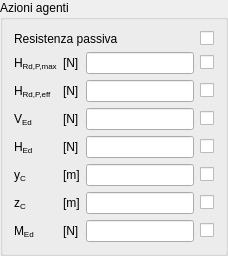
       <widget class="QGroupBox" name="QLimActionsGBox">
        <property name="title">
         <string>Azioni agenti</string>
        </property>
        <layout class="QGridLayout" name="gridLayout_3">
         <item row="2" column="3">
          <widget class="QLineEditValue" name="QLimHRdPMaxLEdit"/>
         </item>
         <item row="2" column="1">
          <widget class="QLabelRichName" name="QLimHRdPMaxLabel">
           <property name="text">
            <string>&lt;html&gt;&lt;/head&gt;
&lt;body&gt;
H&lt;span style=&quot; vertical-align:sub;&quot;&gt;Rd,P,max&lt;/span&gt;&lt;/body&gt;&lt;/html&gt;</string>
           </property>
          </widget>
         </item>
         <item row="7" column="1">
          <widget class="QLabelRichName" name="QLimMEdZCLabel">
           <property name="text">
            <string>&lt;html&gt;&lt;/head&gt;
&lt;body&gt;
z&lt;span style=&quot; vertical-align:sub;&quot;&gt;C&lt;/span&gt;
&lt;/body&gt;&lt;/html&gt;</string>
           </property>
          </widget>
         </item>
         <item row="7" column="4">
          <widget class="QCheckBoxReadOnly" name="QLimMEdZCCheckBox">
           <property name="sizePolicy">
            <sizepolicy hsizetype="Fixed" vsizetype="Fixed">
             <horstretch>0</horstretch>
             <verstretch>0</verstretch>
            </sizepolicy>
           </property>
           <property name="text">
            <string/>
           </property>
          </widget>
         </item>
         <item row="8" column="1">
          <widget class="QLabelRichName" name="QLimMEdLabel">
           <property name="text">
            <string>&lt;html&gt;&lt;/head&gt;
&lt;body&gt;
M&lt;span style=&quot; vertical-align:sub;&quot;&gt;Ed&lt;/span&gt;&lt;/body&gt;&lt;/html&gt;</string>
           </property>
          </widget>
         </item>
         <item row="8" column="2">
          <widget class="QLabelUnitMeasure" name="QLimMEdUMLabel">
           <property name="text">
            <string>&lt;html&gt;&lt;/head&gt;
&lt;body&gt;
[N]&lt;/body&gt;&lt;/html&gt;</string>
           </property>
          </widget>
         </item>
         <item row="4" column="2">
          <widget class="QLabelUnitMeasure" name="QLimVEdUMLabel">
           <property name="text">
            <string>&lt;html&gt;&lt;/head&gt;
&lt;body&gt;
[N]&lt;/body&gt;&lt;/html&gt;</string>
           </property>
          </widget>
         </item>
         <item row="4" column="3">
          <widget class="QLineEditValue" name="QLimVEdLEdit"/>
         </item>
         <item row="4" column="4">
          <widget class="QCheckBoxReadOnly" name="QLimVEdCheckBox">
           <property name="text">
            <string/>
           </property>
          </widget>
         </item>
         <item row="5" column="1">
          <widget class="QLabelRichName" name="QLimHEdLabel">
           <property name="text">
            <string>&lt;html&gt;&lt;/head&gt;
&lt;body&gt;
H&lt;span style=&quot; vertical-align:sub;&quot;&gt;Ed&lt;/span&gt;&lt;/body&gt;&lt;/html&gt;</string>
           </property>
          </widget>
         </item>
         <item row="7" column="2">
          <widget class="QLabelUnitMeasure" name="QLimMEdZCUMLabel">
           <property name="text">
            <string>&lt;html&gt;&lt;/head&gt;
&lt;body&gt;
[m]&lt;/body&gt;&lt;/html&gt;</string>
           </property>
          </widget>
         </item>
         <item row="7" column="3">
          <widget class="QLineEditValue" name="QLimMEdZCLEdit"/>
         </item>
         <item row="5" column="2">
          <widget class="QLabelUnitMeasure" name="QLimHEdUMLabel">
           <property name="text">
            <string>&lt;html&gt;&lt;/head&gt;
&lt;body&gt;
[N]&lt;/body&gt;&lt;/html&gt;</string>
           </property>
          </widget>
         </item>
         <item row="5" column="3">
          <widget class="QLineEditValue" name="QLimHEdLEdit"/>
         </item>
         <item row="5" column="4">
          <widget class="QCheckBoxReadOnly" name="QLimHEdCheckBox">
           <property name="text">
            <string/>
           </property>
          </widget>
         </item>
         <item row="6" column="1">
          <widget class="QLabelRichName" name="QLimMEdYCLabel">
           <property name="text">
            <string>&lt;html&gt;&lt;/head&gt;
&lt;body&gt;
y&lt;span style=&quot; vertical-align:sub;&quot;&gt;C&lt;/span&gt;
&lt;/body&gt;&lt;/html&gt;</string>
           </property>
          </widget>
         </item>
         <item row="6" column="2">
          <widget class="QLabelUnitMeasure" name="QLimMEdYCUMLabel">
           <property name="text">
            <string>&lt;html&gt;&lt;/head&gt;
&lt;body&gt;
[m]&lt;/body&gt;&lt;/html&gt;</string>
           </property>
          </widget>
         </item>
         <item row="6" column="3">
          <widget class="QLineEditValue" name="QLimMEdYCLEdit"/>
         </item>
         <item row="6" column="4">
          <widget class="QCheckBoxReadOnly" name="QLimMEdYCCheckBox">
           <property name="text">
            <string/>
           </property>
          </widget>
         </item>
         <item row="4" column="1">
          <widget class="QLabelRichName" name="QLimVEdLabel">
           <property name="text">
            <string>&lt;html&gt;&lt;/head&gt;
&lt;body&gt;
V&lt;span style=&quot; vertical-align:sub;&quot;&gt;Ed&lt;/span&gt;&lt;/body&gt;&lt;/html&gt;</string>
           </property>
          </widget>
         </item>
         <item row="8" column="3">
          <widget class="QLineEditValue" name="QLimMEdLEdit"/>
         </item>
         <item row="8" column="4">
          <widget class="QCheckBoxReadOnly" name="QLimMEdCheckBox">
           <property name="text">
            <string/>
           </property>
          </widget>
         </item>
         <item row="1" column="1" colspan="4">
          <layout class="QHBoxLayout" name="QLimApplyKpHorLayout">
           <item>
            <widget class="QLabelRichName" name="QLimApplyKpLabel">
             <property name="sizePolicy">
              <sizepolicy hsizetype="Expanding" vsizetype="Preferred">
               <horstretch>0</horstretch>
               <verstretch>0</verstretch>
              </sizepolicy>
             </property>
             <property name="text">
              <string>Resistenza passiva</string>
             </property>
            </widget>
           </item>
           <item>
            <widget class="QCheckBoxReadOnly" name="QLimApplyKpCheckBox">
             <property name="text">
              <string/>
             </property>
            </widget>
           </item>
          </layout>
         </item>
         <item row="2" column="2">
          <widget class="QLabelUnitMeasure" name="QLimHRdPMaxUMLabel">
           <property name="text">
            <string>&lt;html&gt;&lt;/head&gt;
&lt;body&gt;
[N]&lt;/body&gt;&lt;/html&gt;</string>
           </property>
          </widget>
         </item>
         <item row="2" column="4">
          <widget class="QCheckBoxReadOnly" name="QLimHRdPMaxCheckBox">
           <property name="text">
            <string/>
           </property>
          </widget>
         </item>
         <item row="3" column="1">
          <widget class="QLabelRichName" name="QLimHRdPLabel">
           <property name="text">
            <string>&lt;html&gt;&lt;/head&gt;
&lt;body&gt;
H&lt;span style=&quot; vertical-align:sub;&quot;&gt;Rd,P,eff&lt;/span&gt;&lt;/body&gt;&lt;/html&gt;</string>
           </property>
          </widget>
         </item>
         <item row="3" column="2">
          <widget class="QLabelUnitMeasure" name="QLimHRdPUMLabel">
           <property name="text">
            <string>&lt;html&gt;&lt;/head&gt;
&lt;body&gt;
[N]&lt;/body&gt;&lt;/html&gt;</string>
           </property>
          </widget>
         </item>
         <item row="3" column="3">
          <widget class="QLineEditValue" name="QLimHRdPLEdit"/>
         </item>
         <item row="3" column="4">
          <widget class="QCheckBoxReadOnly" name="QLimHRdPCheckBox">
           <property name="text">
            <string/>
           </property>
          </widget>
         </item>
        </layout>
       </widget>
